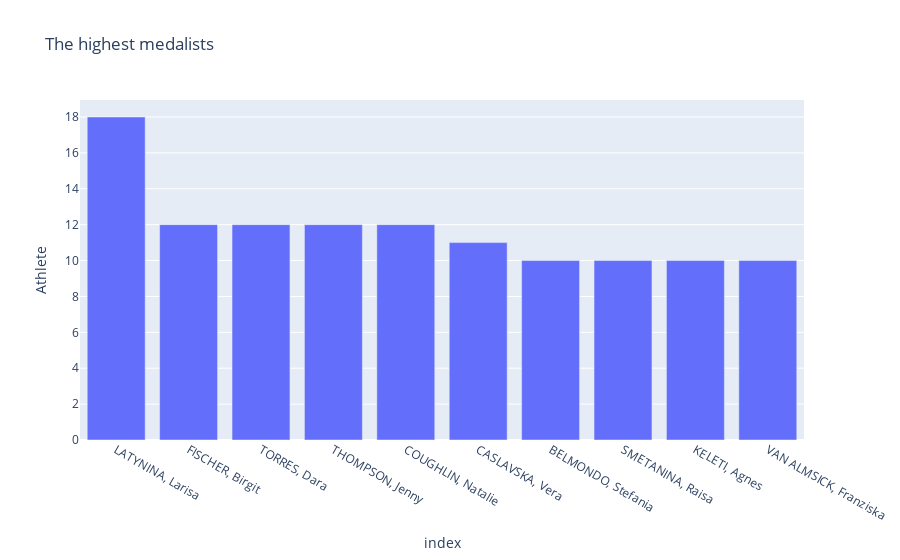

Notebook code for this chart:
### Code cell
px.bar(the_highest_Female_olympics, x=the_highest_Female_olympics.index, y='Athlete', title='The highest medalists')

### Figure 1 — Plotly figure (JSON) as saved in the notebook; plotly's stock layout.template omitted (floating-point values rounded to 4 significant figures)
{"data": [{"alignmentgroup": "True", "hovertemplate": "index=%{x}<br>Athlete=%{y}<extra></extra>", "legendgroup": "", "marker": {"color": "#636efa", "pattern": {"shape": ""}}, "name": "", "offsetgroup": "", "orientation": "v", "showlegend": false, "textposition": "auto", "type": "bar", "x": ["LATYNINA, Larisa", "FISCHER, Birgit", "TORRES, Dara", "THOMPSON, Jenny", "COUGHLIN, Natalie", "CASLAVSKA, Vera", "BELMONDO, Stefania", "SMETANINA, Raisa", "KELETI, Agnes", "VAN ALMSICK, Franziska"], "xaxis": "x", "y": [18, 12, 12, 12, 12, 11, 10, 10, 10, 10], "yaxis": "y"}], "layout": {"barmode": "relative", "legend": {"tracegroupgap": 0}, "title": {"text": "The highest medalists"}, "xaxis": {"anchor": "y", "domain": [0, 1], "title": {"text": "index"}}, "yaxis": {"anchor": "x", "domain": [0, 1], "title": {"text": "Athlete"}}}}
